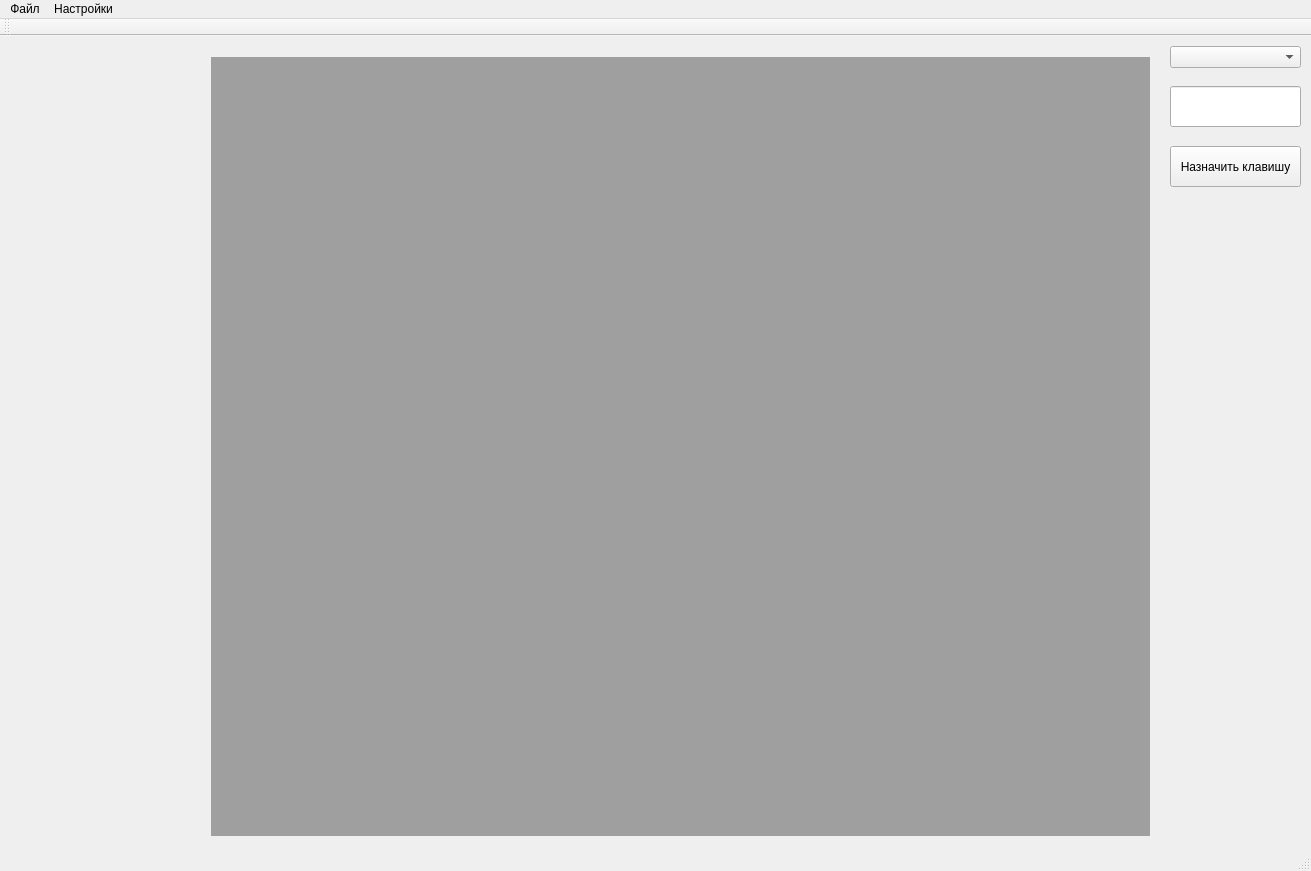
<?xml version="1.0" encoding="UTF-8"?>
<ui version="4.0">
 <class>MainWindow</class>
 <widget class="QMainWindow" name="MainWindow">
  <property name="geometry">
   <rect>
    <x>0</x>
    <y>0</y>
    <width>1311</width>
    <height>871</height>
   </rect>
  </property>
  <property name="windowTitle">
   <string>Текстовый редактор</string>
  </property>
  <widget class="QWidget" name="centralWidget">
   <widget class="QComboBox" name="boxActions">
    <property name="geometry">
     <rect>
      <x>1170</x>
      <y>10</y>
      <width>131</width>
      <height>22</height>
     </rect>
    </property>
   </widget>
   <widget class="QLineEdit" name="valHotKey">
    <property name="geometry">
     <rect>
      <x>1170</x>
      <y>50</y>
      <width>131</width>
      <height>41</height>
     </rect>
    </property>
   </widget>
   <widget class="QPushButton" name="setHotKey">
    <property name="geometry">
     <rect>
      <x>1170</x>
      <y>110</y>
      <width>131</width>
      <height>41</height>
     </rect>
    </property>
    <property name="text">
     <string>Назначить клавишу</string>
    </property>
   </widget>
   <widget class="QWidget" name="gridLayoutWidget">
    <property name="geometry">
     <rect>
      <x>0</x>
      <y>10</y>
      <width>201</width>
      <height>521</height>
     </rect>
    </property>
    <layout class="QGridLayout" name="gridLayout"/>
   </widget>
   <widget class="QWidget" name="gridLayoutWidget_2">
    <property name="geometry">
     <rect>
      <x>200</x>
      <y>10</y>
      <width>961</width>
      <height>801</height>
     </rect>
    </property>
    <layout class="QGridLayout" name="gridLayout_2">
     <item row="0" column="0">
      <widget class="QMdiArea" name="mdiArea">
       <property name="tabsClosable">
        <bool>true</bool>
       </property>
       <property name="tabsMovable">
        <bool>true</bool>
       </property>
      </widget>
     </item>
    </layout>
   </widget>
  </widget>
  <widget class="QMenuBar" name="menuBar">
   <property name="geometry">
    <rect>
     <x>0</x>
     <y>0</y>
     <width>1311</width>
     <height>21</height>
    </rect>
   </property>
   <widget class="QMenu" name="menu">
    <property name="title">
     <string>Файл</string>
    </property>
    <addaction name="separator"/>
    <addaction name="CreateFile"/>
    <addaction name="OpenReadOnly"/>
    <addaction name="OpenFile"/>
    <addaction name="addFile"/>
    <addaction name="separator"/>
    <addaction name="Save"/>
    <addaction name="SaveFile"/>
    <addaction name="printText"/>
    <addaction name="separator"/>
    <addaction name="OpenRef"/>
    <addaction name="QuitAction"/>
   </widget>
   <widget class="QMenu" name="menu_2">
    <property name="title">
     <string>Настройки</string>
    </property>
    <widget class="QMenu" name="menu_3">
     <property name="title">
      <string>Язык</string>
     </property>
     <addaction name="separator"/>
     <addaction name="LangToRus"/>
     <addaction name="LangToEng"/>
    </widget>
    <widget class="QMenu" name="menu_4">
     <property name="title">
      <string>Тема</string>
     </property>
     <addaction name="action_2"/>
     <addaction name="action_3"/>
    </widget>
    <addaction name="menu_3"/>
    <addaction name="menu_4"/>
   </widget>
   <addaction name="menu"/>
   <addaction name="menu_2"/>
  </widget>
  <widget class="QToolBar" name="mainToolBar">
   <attribute name="toolBarArea">
    <enum>TopToolBarArea</enum>
   </attribute>
   <attribute name="toolBarBreak">
    <bool>false</bool>
   </attribute>
  </widget>
  <widget class="QStatusBar" name="statusBar"/>
  <action name="SaveFile">
   <property name="text">
    <string>Сохранить как</string>
   </property>
  </action>
  <action name="OpenRef">
   <property name="text">
    <string>Справка</string>
   </property>
  </action>
  <action name="LangToRus">
   <property name="text">
    <string>Русский</string>
   </property>
  </action>
  <action name="LangToEng">
   <property name="text">
    <string>Английский</string>
   </property>
  </action>
  <action name="OpenReadOnly">
   <property name="text">
    <string>Открыть для чтения</string>
   </property>
  </action>
  <action name="OpenFile">
   <property name="text">
    <string>Открыть для редактирования</string>
   </property>
  </action>
  <action name="addFile">
   <property name="text">
    <string>Добавить</string>
   </property>
  </action>
  <action name="QuitAction">
   <property name="text">
    <string>Закрыть</string>
   </property>
  </action>
  <action name="Save">
   <property name="text">
    <string>Сохранить</string>
   </property>
  </action>
  <action name="action_2">
   <property name="text">
    <string>Светлая</string>
   </property>
  </action>
  <action name="action_3">
   <property name="text">
    <string>Тёмная</string>
   </property>
  </action>
  <action name="CreateFile">
   <property name="text">
    <string>Создать </string>
   </property>
  </action>
  <action name="printText">
   <property name="text">
    <string>Печать</string>
   </property>
  </action>
 </widget>
 <layoutdefault spacing="6" margin="11"/>
 <resources/>
 <connections/>
</ui>
